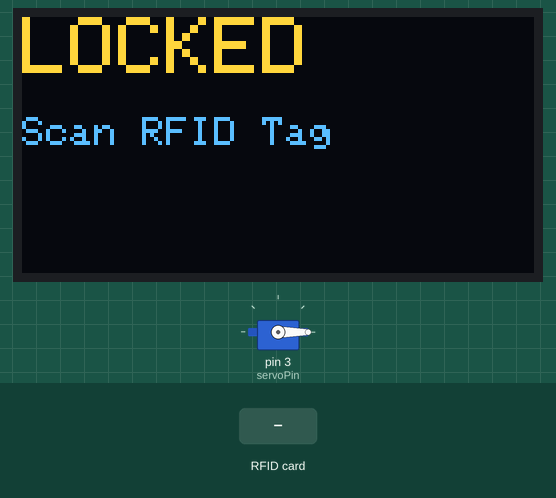
This sketch was run on a simulated Arduino Uno, built with avr-gcc and run on an emulated ATmega328P. Shown: 128×64 one-colour display, servo. Inputs (shaded band) come from the test bench. The OLED is the two-colour kind (top 16 rows yellow); what the sketch prints to the serial monitor is not drawn.

Above: at 1.3 s.
1.4 s: RFID card DD 37 10 05 held to the reader
At 2.2 s:
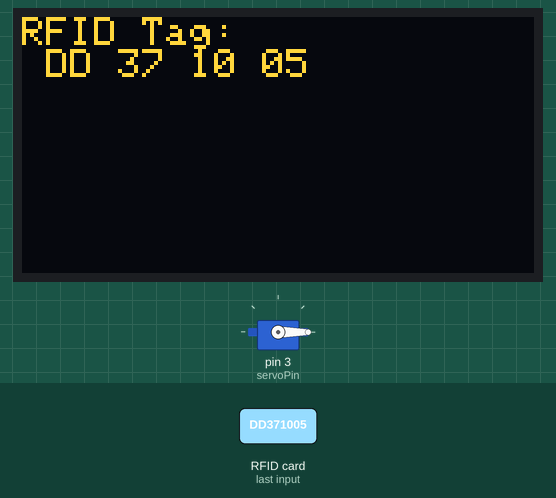
At 2.9 s:
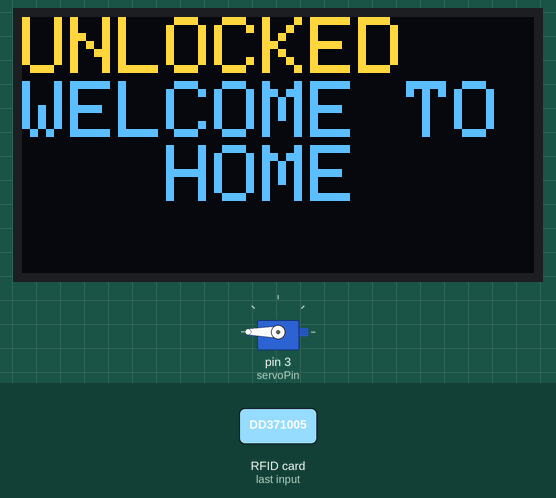
Timing chart, 0 to 9.0 s (numbered marks = the images above; inputs shaded):
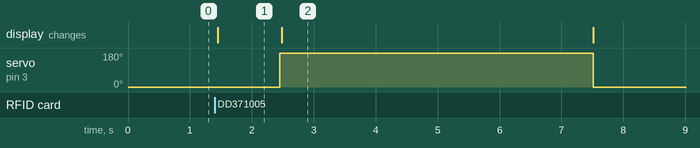

The sketch:

smart_door_lock.ino
```cpp
#include <Wire.h>
#include <SPI.h>
#include <Adafruit_GFX.h>
#include <Adafruit_SSD1306.h>
#include <MFRC522.h>
#include <Servo.h>

// -----------------------------
// OLED Display Settings
// -----------------------------
#define SCREEN_WIDTH 128
#define SCREEN_HEIGHT 64
#define OLED_RESET -1
Adafruit_SSD1306 display(SCREEN_WIDTH, SCREEN_HEIGHT, &Wire, OLED_RESET);

// -----------------------------
// RFID Settings
// -----------------------------
#define RST_PIN 9
#define SS_PIN 10
MFRC522 rfid(SS_PIN, RST_PIN);

// -----------------------------
// Servo Settings
// -----------------------------
Servo myServo;
int servoPin = 3;
int lockedPos = 0;
int unlockedPos = 190;

// -----------------------------
// Authorized RFID UID (change this to your card UID)
// -----------------------------
byte authorizedUID[4] = {0xDD, 0x37, 0x10, 0x05};

// -----------------------------
// Function Prototype
// -----------------------------
bool checkUID();

// -----------------------------
// Setup
// -----------------------------
void setup() {
  Serial.begin(9600);
  SPI.begin();
  rfid.PCD_Init();

  // -----------------------------
  // OLED Initialization
  // -----------------------------
  if (!display.begin(SSD1306_SWITCHCAPVCC, 0x3C)) {
    Serial.println(F("OLED initialization failed! Check wiring."));
    while (true);
  }

  display.clearDisplay();
  display.setTextSize(2);
  display.setTextColor(WHITE);
  display.setCursor(0, 0);
  display.println("LOCKED");
  display.setTextSize(1);
  display.setCursor(0, 25);
  display.println("Scan RFID Tag");
  display.display();

  // -----------------------------
  // Check RFID Communication
  // -----------------------------
  byte version = rfid.PCD_ReadRegister(rfid.VersionReg);
  Serial.print(F("MFRC522 Firmware Version: 0x"));
  Serial.println(version, HEX);

  if (version == 0x00 || version == 0xFF) {
    Serial.println(F("⚠ RFID module not detected! Check wiring and power (use 3.3V)."));
    while (true);
  }

  // -----------------------------
  // Servo Initialization
  // -----------------------------
  myServo.attach(servoPin);
  myServo.write(lockedPos);
  Serial.println(F("System Ready. Waiting for RFID card..."));
}

// -----------------------------
// Main Loop
// -----------------------------
void loop() {
  if (!rfid.PICC_IsNewCardPresent()) return;
  if (!rfid.PICC_ReadCardSerial()) return;

  // Read and display UID
  Serial.print("Scanned UID:");
  String content = "";
  for (byte i = 0; i < rfid.uid.size; i++) {
    Serial.print(rfid.uid.uidByte[i] < 0x10 ? " 0" : " ");
    Serial.print(rfid.uid.uidByte[i], HEX);
    content.concat(String(rfid.uid.uidByte[i] < 0x10 ? " 0" : " "));
    content.concat(String(rfid.uid.uidByte[i], HEX));
  }
  Serial.println();
  content.toUpperCase();

  display.clearDisplay();
  display.setTextSize(1);
  display.setCursor(0, 0);
  display.println("RFID Tag:");
  display.println(content);
  display.display();
  delay(1000);

  // Check if authorized
  if (checkUID()) {
    Serial.println(F("✅ Access Granted"));
    myServo.write(unlockedPos);
    display.clearDisplay();
    display.setTextSize(2);
    display.setCursor(0, 0);
    display.println("UNLOCKED  WELCOME TO   HOME ");
    display.display();
    delay(5000);  // Keep unlocked for 5 seconds
    myServo.write(lockedPos);
  } else {
    Serial.println(F("❌ Access Denied"));
    display.clearDisplay();
    display.setTextSize(2);
    display.setCursor(0, 0);
    display.println("DENIED");
    display.display();
    delay(100);
  }

  // Reset OLED to locked state
  display.clearDisplay();
  display.setTextSize(2);
  display.setCursor(0, 0);
  display.println("LOCKED");
  display.setTextSize(1);
  display.setCursor(0, 25);
  display.println("Scan RFID Tag");
  display.display();

  rfid.PICC_HaltA();
  rfid.PCD_StopCrypto1();
  delay(200);
}

// -----------------------------
// Function: checkUID()
// -----------------------------
bool checkUID() {
  if (rfid.uid.size != 4) return false;
  for (byte i = 0; i < 4; i++) {
    if (rfid.uid.uidByte[i] != authorizedUID[i]) {
      return false;
    }
  }
  return true;
}
```

Measured:
- after the input at 1.4 s, servo on pin 3 (servoPin): 0° → 180° after 1.1 s, → 0° 5.1 s later; the display: changes after 0.05 s (image 1)
- what the display in image 1 shows lasts 1.0 s, from 1.5 s to 2.5 s
